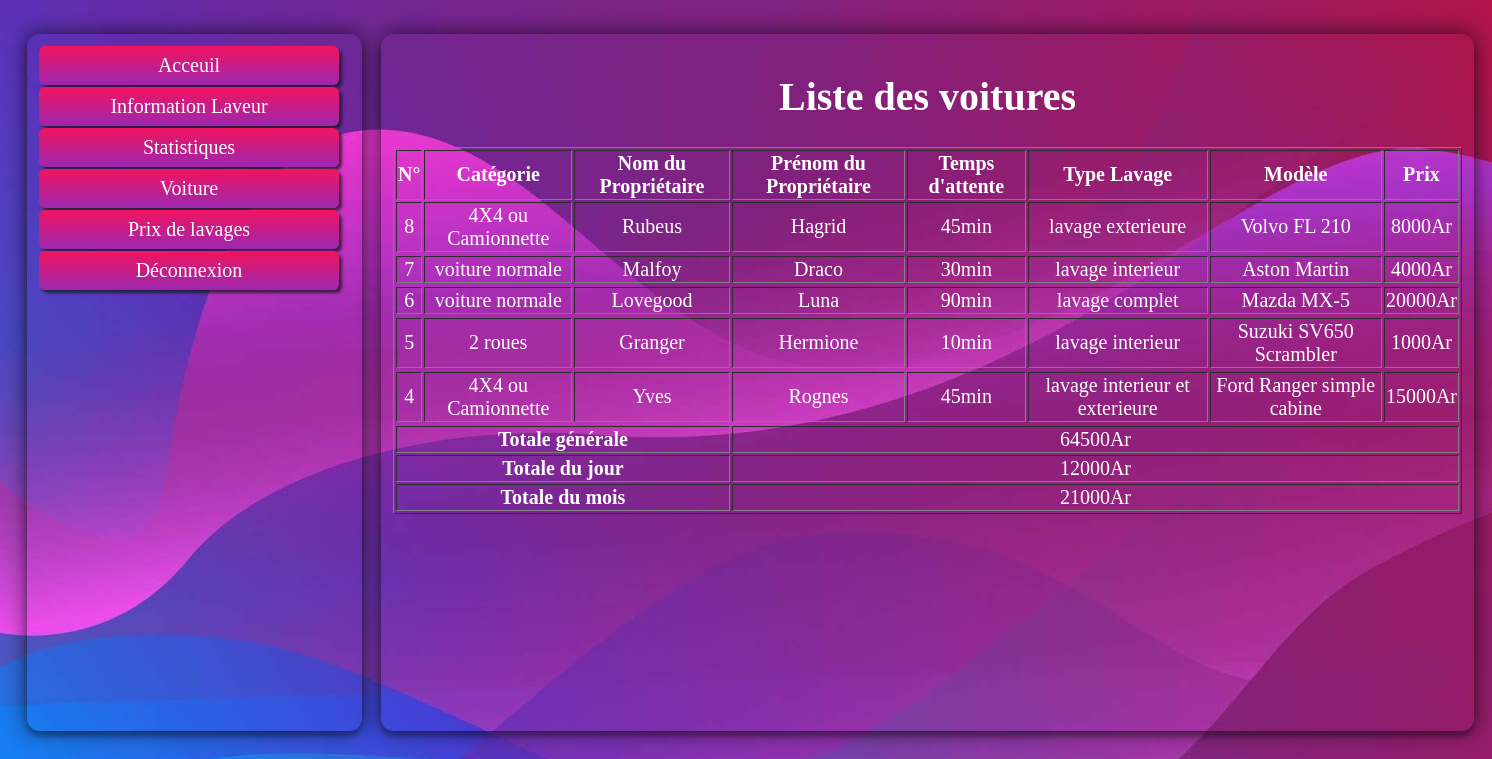
The page /recettej.php on the database its author committed.
### tables this page shows
CREATE TABLE `vehicule` (
  `id_vehicule` int(11) NOT NULL,
  `name` char(100) NOT NULL,
  `prenoms` char(100) NOT NULL,
  `model` varchar(120) NOT NULL,
  `id_prix` int(2) NOT NULL,
  `id_date` int(11) NOT NULL
);

CREATE TABLE `categorie` (
  `id_categorie` int(11) NOT NULL,
  `names` varchar(100) NOT NULL
);

CREATE TABLE `prix_lavage` (
  `id_prix` int(11) NOT NULL,
  `type_lavage` char(100) NOT NULL,
  `prix` int(11) NOT NULL,
  `temps_attente` varchar(100) NOT NULL,
  `id_categorie` int(11) NOT NULL
);

### recettej.php (the view)
<?php require'entete.php'?>
<div class="container" style="width: 1069px;">
<h1>Liste des voitures</h1>
    <table border="1">
        <tr>
            <th>N°</th>
            <th>Catégorie</th>
            <th>Nom du Propriétaire</th>
            <th>Prénom du Propriétaire</th>
            <th>Temps d'attente</th>
            <th>Type Lavage </th>
            <th>Modèle </th>
            <th>Prix</th>
        </tr>
    <?php
    $base=new PDO('mysql:HOST=localhost;dbname=lavage','root','root');
    $reponse= $base->query('SELECT * FROM vehicule as v JOIN prix_lavage AS pl ON v.id_prix = pl.id_prix
        JOIN categorie as ct ON pl.id_categorie = ct.id_categorie
        ORDER BY id_vehicule DESC LIMIT 5');
    while ($donnees = $reponse->fetch())
    {
        $id= $donnees['id_vehicule'];
        $type= $donnees['type_lavage'];
        $proprio= $donnees ['name'];
        $prix = $donnees ['prix'];
        $times=$donnees['temps_attente'];
        $categorie=$donnees['names'];
        $prenom=$donnees['prenoms'];
        $model=$donnees['model'];
        ?>
        <tr>
            <td><?php echo $id; ?></td>
            <td><?php echo $categorie; ?></td>
            <td><?php echo $proprio; ?></td>
            <td><?php echo $prenom; ?></td>
            <td><?php echo $times.'min'; ?></td>
            <td><?php echo $type; ?></td>
            <td><?php echo $model; ?></td>
            <td><?php echo $prix.'Ar'; ?></td>
            </tr>
        <tr>
        <?php } ?>
    <?php
   $base=new PDO('mysql:HOST=localhost;dbname=lavage','root','root');
   $sql = $base->query("SELECT SUM(prix_lavage.prix) as somme
   FROM prix_lavage JOIN vehicule ON prix_lavage.id_prix=vehicule.id_prix ");
        $donnees = $sql->fetch()
        ?>
            <tr>
                <th colspan="3">Totale générale</th>
                <td colspan="5"> <?php echo $donnees ['somme'].'Ar'; ?></td>
            </tr>
    <?php
   $base=new PDO('mysql:HOST=localhost;dbname=lavage','root','root');
   $sql = $base->query("SELECT SUM(prix_lavage.prix) as somme
   FROM prix_lavage JOIN vehicule ON prix_lavage.id_prix=vehicule.id_prix WHERE id_date= 4 ");
        $donnees = $sql->fetch()
        ?>
            <tr>
                <th colspan="3">Totale du jour</th>
                <td colspan="5"> <?php echo $donnees ['somme'].'Ar'; ?></td>
            </tr>
            <?php
   $base=new PDO('mysql:HOST=localhost;dbname=lavage','root','root');
   $sql = $base->query("SELECT SUM(prix_lavage.prix) as somme
   FROM prix_lavage JOIN vehicule ON prix_lavage.id_prix=vehicule.id_prix WHERE id_date= 3 AND 4 ");
        $donnees = $sql->fetch()
        ?>
            <tr>
                <th colspan="3">Totale du mois</th>
                <td colspan="5"> <?php echo $donnees ['somme'].'Ar'; ?></td>
            </tr>
    </table>
</div>
</html>
</body>
</html>

### second.css (style rules this page uses)
body { background-image: url(img3.jpg); background-attachment: fixed; display: inline-flex; font-family: verdana; color: #fff; text-align: center; font-size: 20px; }
div.container { background-color: #673ab7; padding: 12px; width: 311px; margin-left: 19px; margin-top: 26px; height: 673px; box-shadow: 0 0 20px 0 rgb(4 4 4 / 69%), 0 5px 5px 0 rgb(0 0 0 / 24%); border-radius: 13px; background: inherit; overflow: hidden; }
div:before { width: 311px; height: 650px; background: inherit; box-shadow: inset 0 0 0 200px rgba(255,255,255,0.3); filter: blur(10px); }

### rows shown on the page
vehicule: id_vehicule "8", categorie.names "4X4 ou Camionnette", name "Rubeus", prenoms "Hagrid", id_prix.temps_attente "45", id_prix.type_lavage "lavage exterieure", model "Volvo FL 210", id_prix.prix "8000"
vehicule: id_vehicule "7", categorie.names "voiture normale", name "Malfoy", prenoms "Draco", id_prix.temps_attente "30", id_prix.type_lavage "lavage interieur", model "Aston Martin", id_prix.prix "4000"
vehicule: id_vehicule "6", categorie.names "voiture normale", name "Lovegood", prenoms "Luna", id_prix.temps_attente "90", id_prix.type_lavage "lavage complet", model "Mazda MX-5", id_prix.prix "20000"
vehicule: id_vehicule "5", categorie.names "2 roues", name "Granger", prenoms "Hermione", id_prix.temps_attente "10", id_prix.type_lavage "lavage interieur", model "Suzuki SV650 Scrambler", id_prix.prix "1000"
vehicule: id_vehicule "4", categorie.names "4X4 ou Camionnette", name "Yves", prenoms "Rognes", id_prix.temps_attente "45", id_prix.type_lavage "lavage interieur et exterieure", model "Ford Ranger simple cabine", id_prix.prix "15000"

### other values the page prints
$donnees ['somme'] "64500"
$donnees ['somme'] "12000"
$donnees ['somme'] "21000"
